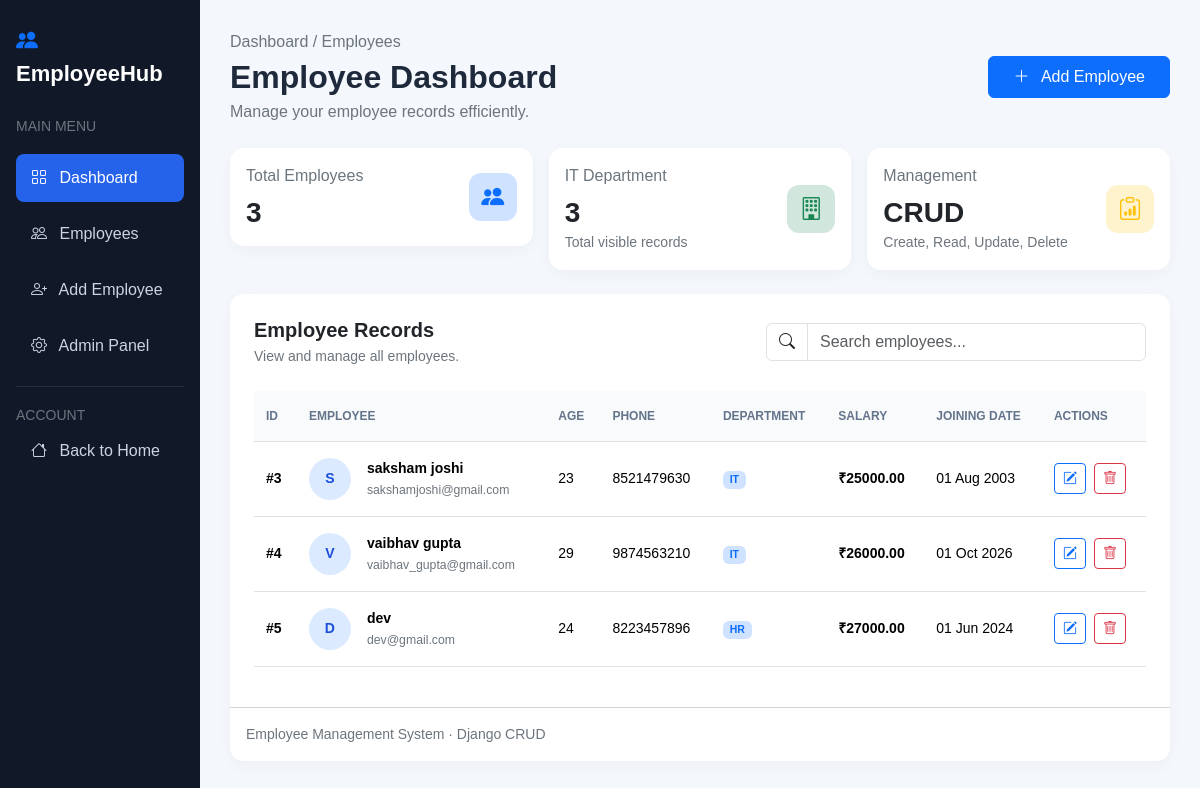
The page / on the database its author committed.
### crudapp/models.py (models this page shows, shortened)
class Employee(models.Model):
    name = models.CharField(max_length=100)
    age = models.IntegerField()
    email = models.EmailField(unique=True)
    phone = models.CharField(max_length=15)
    address = models.TextField()
    department = models.CharField(max_length=100)
    salary = models.DecimalField(max_digits=10, decimal_places=2)
    joining_date = models.DateField()

### crudapp/views.py (the view)
# urls.py: path('',employee_list,name='employee_list'),
def employee_list(request):
    data=Employee.objects.all()
    return render(request,'employee_list.html',{'data':data})

### crudapp/templates/employee_list.html (shortened to what this page needs)
<!DOCTYPE html>
<html lang="en">
<head>
    <link href="https://cdn.jsdelivr.net/npm/bootstrap@5.3.3/dist/css/bootstrap.min.css"
          rel="stylesheet">
    <link href="https://cdn.jsdelivr.net/npm/bootstrap-icons@1.11.3/font/bootstrap-icons.css"
          rel="stylesheet">
</head>
<body>
<div class="container-fluid">
    <div class="row">
        <aside class="col-md-3 col-lg-2 sidebar p-3">
            <div class="brand mb-4 mt-2">
                <i class="bi bi-people-fill text-primary"></i>
                EmployeeHub
            </div>
            <small class="text-secondary">MAIN MENU</small>
            <a href="{% url 'employee_list' %}" class="active mt-3">
                <i class="bi bi-grid me-2"></i> Dashboard
            </a>
            <a href="{% url 'employee_list' %}">
                <i class="bi bi-people me-2"></i> Employees
            </a>
            <a href="{% url 'register_employee' %}">
                <i class="bi bi-person-plus me-2"></i> Add Employee
            </a>
            <a href="/admin/">
                <i class="bi bi-gear me-2"></i> Admin Panel
            </a>
            <hr class="border-secondary">
            <small class="text-secondary">ACCOUNT</small>
            <a href="{% url 'employee_list' %}">
                <i class="bi bi-house me-2"></i> Back to Home
            </a>
        </aside>
        <main class="col-md-9 col-lg-10 main-content">
            <div class="d-flex flex-wrap justify-content-between
                        align-items-center gap-3 mb-4">
                <div>
                    <p class="text-secondary mb-1">
                        Dashboard / Employees
                    </p>
                    <h2 class="fw-bold mb-1">Employee Dashboard</h2>
                    <p class="text-secondary mb-0">
                        Manage your employee records efficiently.
                    </p>
                </div>
                <a href="{% url 'register_employee' %}"
                   class="btn btn-primary px-4 py-2">
                    <i class="bi bi-plus-lg me-2"></i>
                    Add Employee
                </a>
            </div>
            <div class="row g-3 mb-4">
                <div class="col-sm-6 col-xl-4">
                    <div class="card stat-card">
                        <div class="card-body d-flex
                                    justify-content-between align-items-center">
                            <div>
                                <p class="text-secondary mb-2">
                                    Total Employees
                                </p>
                                <h3 class="fw-bold mb-0">
                                    {{ data|length }}
                                </h3>
                            </div>
                            <div class="stat-icon bg-primary-subtle text-primary">
                                <i class="bi bi-people-fill"></i>
                            </div>
                        </div>
                    </div>
                </div>
                <div class="col-sm-6 col-xl-4">
                    <div class="card stat-card">
                        <div class="card-body d-flex
                                    justify-content-between align-items-center">
                            <div>
                                <p class="text-secondary mb-2">
                                    IT Department
                                </p>
                                <h3 class="fw-bold mb-0">
                                    {{ data|length }}
                                </h3>
                                <small class="text-secondary">
                                    Total visible records
                                </small>
                            </div>
                            <div class="stat-icon bg-success-subtle text-success">
                                <i class="bi bi-building"></i>
                            </div>
                        </div>
                    </div>
                </div>
                <div class="col-sm-6 col-xl-4">
                    <div class="card stat-card">
                        <div class="card-body d-flex
                                    justify-content-between align-items-center">
                            <div>
                                <p class="text-secondary mb-2">
                                    Management
                                </p>
                                <h3 class="fw-bold mb-0">CRUD</h3>
                                <small class="text-secondary">
                                    Create, Read, Update, Delete
                                </small>
                            </div>
                            <div class="stat-icon bg-warning-subtle text-warning">
                                <i class="bi bi-clipboard-data"></i>
                            </div>
                        </div>
                    </div>
                </div>
            </div>
            <div class="card records-card">
                <div class="card-body p-4">
                    <div class="d-flex flex-wrap
                                justify-content-between align-items-center
                                gap-3 mb-4">
                        <div>
                            <h5 class="fw-bold mb-1">
                                Employee Records
                            </h5>
                            <p class="text-secondary mb-0 small">
                                View and manage all employees.
                            </p>
                        </div>
                        <div class="input-group search-box">
                            <span class="input-group-text bg-white">
                                <i class="bi bi-search"></i>
                            </span>
                            <input type="text"
                                   id="searchInput"
                                   class="form-control"
                                   placeholder="Search employees...">
                        </div>
                    </div>
                    <div class="table-responsive">
                        <table class="table table-hover"
                               id="employeeTable">
                            <thead>
                                <tr>
                                    <th>ID</th>
                                    <th>Employee</th>
                                    <th>Age</th>
                                    <th>Phone</th>
                                    <th>Department</th>
                                    <th>Salary</th>
                                    <th>Joining Date</th>
                                    <th>Actions</th>
                                </tr>
                            </thead>
                            <tbody>
                                {% for emp in data %}
                                <tr>
                                    <td class="fw-semibold">
                                        #{{ emp.id }}
                                    </td>
                                    <td>
                                        <div class="d-flex align-items-center gap-3">
                                            <div class="employee-avatar">
                                                {{ emp.name|slice:":1"|upper }}
                                            </div>
                                            <div>
                                                <div class="fw-semibold employee-name">
                                                    {{ emp.name }}
                                                </div>
                                                <small class="text-secondary">
                                                    {{ emp.email }}
                                                </small>
                                            </div>
                                        </div>
                                    </td>
                                    <td>{{ emp.age }}</td>
                                    <td>{{ emp.phone }}</td>
                                    <td>
                                        <span class="badge bg-primary-subtle text-primary">
                                            {{ emp.department }}
                                        </span>
                                    </td>
                                    <td class="fw-semibold">
                                        ₹{{ emp.salary }}
                                    </td>
                                    <td>
                                        {{ emp.joining_date|date:"d M Y" }}
                                    </td>
                                    <td>
                                        <div class="d-flex gap-2">
                                            <a href="{% url 'update_employee' emp.id %}"
                                               class="btn btn-sm btn-outline-primary"
                                               title="Update employee">
                                                <i class="bi bi-pencil-square"></i>
                                            </a>
                                            <a href="{% url 'delete_employee' emp.id %}"
                                               class="btn btn-sm btn-outline-danger"
                                               title="Delete employee">
                                                <i class="bi bi-trash"></i>
                                            </a>
                                        </div>
                                    </td>
                                </tr>
                                {% endfor %}
                            </tbody>
                        </table>
                    </div>
                </div>
                <div class="card-footer bg-white text-secondary small py-3">
                    Employee Management System · Django CRUD
                </div>
            </div>
        </main>
    </div>
</div>
</body>
</html>

### crudapp/templates/employee_list.html (style rules this page uses)
body { background: #f4f7fb; font-family: Arial, sans-serif; color: #1e293b; }
.sidebar { background: #111827; min-height: 100vh; }
.brand { font-size: 22px; font-weight: bold; color: white; }
.sidebar a { display: block; color: #cbd5e1; text-decoration: none; padding: 12px 15px; border-radius: 8px; margin-bottom: 8px; }
.sidebar a:hover, .sidebar a.active { background: #2563eb; color: white; }
.main-content { padding: 30px; }
.stat-card { border: none; border-radius: 14px; box-shadow: 0 4px 15px rgba(0, 0, 0, 0.04); }
.stat-icon { width: 48px; height: 48px; border-radius: 12px; display: flex; align-items: center; justify-content: center; font-size: 23px; }
.records-card { border: none; border-radius: 14px; box-shadow: 0 4px 15px rgba(0, 0, 0, 0.04); overflow: hidden; }
.table thead th { background: #f8fafc; color: #64748b; font-size: 12px; text-transform: uppercase; padding: 16px 12px; white-space: nowrap; }
.table tbody td { padding: 16px 12px; vertical-align: middle; font-size: 14px; }
.employee-avatar { width: 42px; height: 42px; border-radius: 50%; background: #dbeafe; color: #1d4ed8; display: flex; justify-content: center; align-items: center; font-weight: bold; flex-shrink: 0; }
.search-box { max-width: 380px; }

### rows shown on the page
Employee: id "3", name "S", name "saksham joshi", email "sakshamjoshi@gmail.com", age "23", phone "8521479630", department "IT", salary "25000.00", joining_date "01 Aug 2003"
Employee: id "4", name "V", name "vaibhav gupta", email "vaibhav_gupta@gmail.com", age "29", phone "9874563210", department "IT", salary "26000.00", joining_date "01 Oct 2026"
Employee: id "5", name "D", name "dev", email "dev@gmail.com", age "24", phone "8223457896", department "HR", salary "27000.00", joining_date "01 Jun 2024"

### other values the page prints
{{ data|length }} "3"
